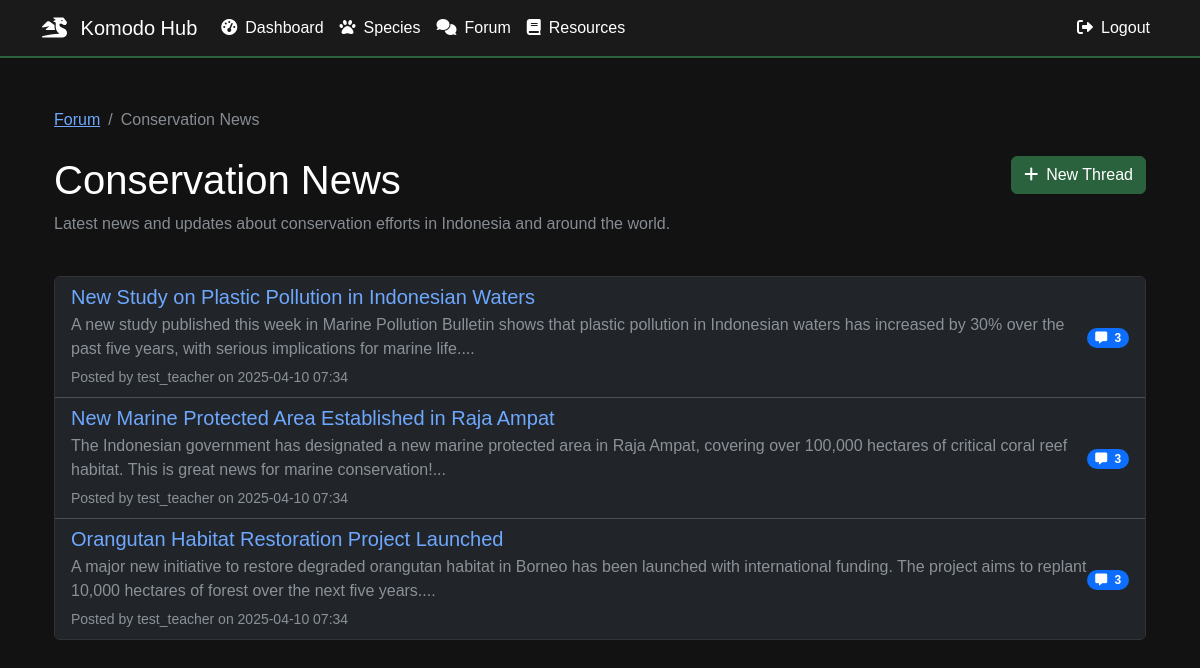
The page /forum/forum/category/1 (signed in) on the database its author committed.
### models.py (models this page shows, shortened)
class ForumCategory(db.Model):
    id = db.Column(db.Integer, primary_key=True)
    name = db.Column(db.String(100), nullable=False)
    description = db.Column(db.Text)
    created_at = db.Column(db.DateTime, default=datetime.utcnow)
    threads = db.relationship('ForumThread', backref='category', lazy=True)

class ForumThread(db.Model):
    id = db.Column(db.Integer, primary_key=True)
    title = db.Column(db.String(200), nullable=False)
    content = db.Column(db.Text, nullable=False)
    author_id = db.Column(db.Integer, db.ForeignKey('user.id'), nullable=False)
    category_id = db.Column(db.Integer, db.ForeignKey('forum_category.id'), nullable=False)
    created_at = db.Column(db.DateTime, default=datetime.utcnow)
    updated_at = db.Column(db.DateTime, onupdate=datetime.utcnow)
    is_pinned = db.Column(db.Boolean, default=False)
    is_locked = db.Column(db.Boolean, default=False)
    view_count = db.Column(db.Integer, default=0)
    posts = db.relationship('ForumPost', backref='thread', lazy=True)

class User(UserMixin, db.Model):
    id = db.Column(db.Integer, primary_key=True)
    username = db.Column(db.String(64), unique=True, nullable=False)
    email = db.Column(db.String(120), unique=True, nullable=False)
    password_hash = db.Column(db.String(256))
    role = db.Column(db.String(20), nullable=False)  # 'student', 'teacher', 'community', or 'admin'
    is_admin = db.Column(db.Boolean, default=False)  # Admin flag for additional permissions
    created_at = db.Column(db.DateTime, default=datetime.utcnow)
    avatar = db.Column(db.String(200), default='default.svg')
    theme_preference = db.Column(db.String(50), default='light')
    progress_records = db.relationship('UserProgress', back_populates='user', lazy=True)
    species_sightings = db.relationship('SpeciesSighting', backref='observer', lazy=True)
    species_created = db.relationship('Species', backref='created_by', lazy=True)
    forum_threads = db.relationship('ForumThread', backref='author', lazy=True)
    forum_posts = db.relationship('ForumPost', backref='author', lazy=True)
    notes_given = db.relationship('Note', foreign_keys='Note.teacher_id', back_populates='teacher', lazy=True)
    notes_received = db.relationship('Note', foreign_keys='Note.student_id', back_populates='student', lazy=True)
    sent_messages = db.relationship('Message', back_populates='sender', foreign_keys='Message.sender_id', lazy=True)
    received_messages = db.relationship('Message', back_populates='recipient', foreign_keys='Message.recipient_id', lazy=True)
    forum_upvotes = db.relationship('ForumUpvote', backref='user', lazy=True)
    coordinated_programs = db.relationship('ConservationProgram', backref='coordinator', lazy=True, foreign_keys='ConservationProgram.coordinator_id')
    programs_joined = db.relationship('ConservationProgram', secondary='user_programs', lazy=True,
                                    backref=db.backref('participants', lazy=True),
                                    primaryjoin="User.id==UserPrograms.user_id",
                                    secondaryjoin="UserPrograms.program_id==ConservationProgram.id")
    def is_administrator(self):
        return self.is_admin

### blueprints/forum.py (the view)
@forum.route('/forum/category/<int:id>')
@login_required
def view_category(id):
    category = ForumCategory.query.get_or_404(id)
    threads = ForumThread.query.filter_by(category_id=id)\
        .order_by(ForumThread.is_pinned.desc(), ForumThread.created_at.desc()).all()
    return render_template('forum/category.html', category=category, threads=threads)

### app.py (called while the page is built)
@app.context_processor
def utility_processor():
    return {'now': datetime.now}

@login_manager.user_loader
def load_user(id):
    return User.query.get(int(id))

### templates/forum/category.html (shortened to what this page needs)
{% extends "base.html" %}
{% block content %}
<div class="container py-4">
    <nav aria-label="breadcrumb" class="mb-4">
        <ol class="breadcrumb">
            <li class="breadcrumb-item"><a href="{{ url_for('forum.index') }}">Forum</a></li>
            <li class="breadcrumb-item active">{{ category.name }}</li>
        </ol>
    </nav>
    <div class="row mb-4">
        <div class="col-md-8">
            <h1>{{ category.name }}</h1>
            <p class="text-muted">{{ category.description }}</p>
        </div>
        <div class="col-md-4 text-end">
            <a href="{{ url_for('forum.create_thread', category_id=category.id) }}" class="btn btn-primary">
                <i class="fas fa-plus me-2"></i>New Thread
            </a>
        </div>
    </div>
    <div class="card">
        <div class="list-group list-group-flush">
            {% for thread in threads %}
            <div class="list-group-item">
                <div class="d-flex w-100 justify-content-between align-items-center">
                    <div>
                        <h5 class="mb-1">
                            <a href="{{ url_for('forum.view_thread', id=thread.id) }}" class="text-decoration-none">
                                {{ thread.title }}
                            </a>
                        </h5>
                        <p class="mb-1 text-muted">{{ thread.content[:200] }}...</p>
                        <small class="text-muted">
                            Posted by {{ thread.author.username }} on {{ thread.created_at.strftime('%Y-%m-%d %H:%M') }}
                        </small>
                    </div>
                    <div class="text-end">
                        <span class="badge bg-primary rounded-pill">
                            <i class="fas fa-comment-alt me-1"></i>
                            {{ thread.posts|length }}
                        </span>
                    </div>
                </div>
            </div>
            {% else %}
            <div class="list-group-item text-center py-4">
                <p class="mb-0 text-muted">No threads yet. Be the first to start a discussion!</p>
            </div>
            {% endfor %}
        </div>
    </div>
</div>
{% endblock %}

### templates/base.html (style rules this page uses)
:root { --bg-dark: #1a1a1a; --bg-darker: #121212; --text-light: #ffffff; --text-muted: #888888; --accent-color: #2a623d; --accent-hover: #1a472a; --border-color: #333333; }
body { background-color: var(--bg-darker); color: var(--text-light); font-family: 'Arial', sans-serif; padding-top: 60px; }
.card { background-color: var(--bg-dark); border: 1px solid var(--border-color); }
.btn-primary { background-color: var(--accent-color); border-color: var(--accent-color); }

### rows shown on the page
ForumCategory: name "Conservation News", description "Latest news and updates about conservation efforts in Indonesia and around the world."
ForumThread: title "New Study on Plastic Pollution in Indonesian Waters", content "A new study published this week in Marine Pollution Bulletin shows that plastic pollution in Indonesian waters has increased by 30% over the past five years, with serious implications for marine life.", author.username "test_teacher", created_at "2025-04-10 07:34", posts|length "3"
ForumThread: title "New Marine Protected Area Established in Raja Ampat", content "The Indonesian government has designated a new marine protected area in Raja Ampat, covering over 100,000 hectares of critical coral reef habitat. This is great news for marine conservation!", author.username "test_teacher", created_at "2025-04-10 07:34", posts|length "3"
ForumThread: title "Orangutan Habitat Restoration Project Launched", content "A major new initiative to restore degraded orangutan habitat in Borneo has been launched with international funding. The project aims to replant 10,000 hectares of forest over the next five years.", author.username "test_teacher", created_at "2025-04-10 07:34", posts|length "3"
